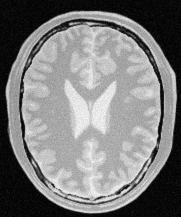
#> input picture assignment 1/image dataset/brain_proton_density_slice.png, 181 x 217 px
$ python Question_2.py
#> lines starting #> are read from the running program, lines starting #| are printed output that depends on the picture; after the words box and inside, x2 and y2 are one past the last pixel; in counts of white or black regions, pixels touching at a corner belong together
import cv2
import matplotlib.pyplot as plt
import numpy as np

# Load the brain proton density image
brain_proton_img = cv2.imread('image dataset/brain_proton_density_slice.png', cv2.IMREAD_GRAYSCALE)
#> brain_proton_img is the input picture: shape (217, 181); min 0, max 251, mean 123.7

# Display image shape
print(f"Image Shape: {brain_proton_img.shape}")
#| Image Shape: (217, 181)

# Define points for white and gray matter
white_matter_point = (130, 150)
gray_matter_point = (140, 95)

# Get pixel intensity values at the selected points
white_matter_intensity = brain_proton_img[white_matter_point[1], white_matter_point[0]]
#> white_matter_intensity = 185
gray_matter_intensity = brain_proton_img[gray_matter_point[1], gray_matter_point[0]]
#> gray_matter_intensity = 190

# Print the pixel intensity values
print(f"White Matter Intensity: {white_matter_intensity}")
#| White Matter Intensity: 185
print(f"Gray Matter Intensity: {gray_matter_intensity}")
#| Gray Matter Intensity: 190

# Function to transform pixel intensities for white and gray matter
def accentuate_matter(image):
    # Create a copy of the image to apply transformations
    transformed_image = np.copy(image)

    # Apply transformation for gray matter (186 <= pixel <= 250)
    gray_matter_mask = (image >= 186) & (image <= 250)
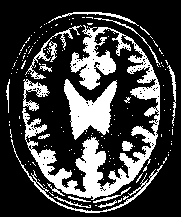
#> gray_matter_mask: shape (217, 181) bool; 25.7% white; 157 white regions (140 under 20 px), largest, box (x1, y1, x2, y2) and area: (22, 25, 160, 200) 5861, (64, 79, 117, 140) 1674, (11, 139, 163, 213) 526
    transformed_image[gray_matter_mask] = np.clip(1.75 * image[gray_matter_mask] + 30, 0, 255)
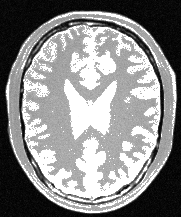
#> transformed_image: shape (217, 181); min 0, max 255, mean 136.8

    # Apply transformation for white matter (150 <= pixel <= 185)
    white_matter_mask = (image >= 150) & (image <= 185)
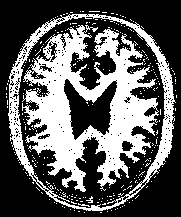
#> white_matter_mask: shape (217, 181) bool; 36.9% white; 288 white regions (285 under 20 px), largest, box (x1, y1, x2, y2) and area: (22, 25, 159, 192) 10357, (8, 14, 176, 211) 3577, (86, 196, 93, 203) 22
    transformed_image[white_matter_mask] = np.clip(1.55 * image[white_matter_mask] + 22.5, 0, 255)
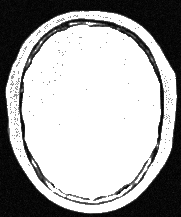
#> transformed_image: shape (217, 181); min 0, max 255, mean 168.6

    return transformed_image, white_matter_mask, gray_matter_mask

# Apply the transformation to the brain image
transformed_brain_img, white_matter_mask, gray_matter_mask = accentuate_matter(brain_proton_img)

# Plot all the results in a single window
fig, axs = plt.subplots(2, 3, figsize=(15, 10))

# Original image
axs[0, 0].imshow(brain_proton_img, cmap='gray')
axs[0, 0].scatter(white_matter_point[0], white_matter_point[1], color='red', label='White Matter')
axs[0, 0].scatter(gray_matter_point[0], gray_matter_point[1], color='blue', label='Gray Matter')
axs[0, 0].legend()
axs[0, 0].set_title("Original Brain Proton Density Image")

# Transformed image
axs[0, 1].imshow(transformed_brain_img, cmap='gray')
axs[0, 1].set_title("Transformed Brain Image")

# White matter mask
axs[0, 2].imshow(white_matter_mask, cmap='gray')
axs[0, 2].set_title("White Matter Mask")

# Gray matter mask
axs[1, 0].imshow(gray_matter_mask, cmap='gray')
axs[1, 0].set_title("Gray Matter Mask")

# Intensity transformation curves
x_vals = np.arange(0, 256)  # Intensity range (0-255)

# Apply the transformation only within specific ranges
white_matter_transformed = np.array([1.55 * x + 22.5 if 150 <= x <= 185 else x for x in x_vals])
gray_matter_transformed = np.array([1.75 * x + 30 if 186 <= x <= 250 else x for x in x_vals])

# Plot intensity transformation curves
axs[1, 1].plot(x_vals, white_matter_transformed, label='White Matter Transformation', color='blue')
axs[1, 1].plot(x_vals, gray_matter_transformed, label='Gray Matter Transformation', color='green')
axs[1, 1].plot(x_vals, x_vals, label='Original Intensity', linestyle='--', color='red')  # Identity line
axs[1, 1].set_title('Intensity Transformations')
axs[1, 1].set_xlabel('Original Intensity')
axs[1, 1].set_ylabel('Transformed Intensity')
axs[1, 1].legend()
axs[1, 1].grid(True)

# Hide the empty subplot
axs[1, 2].axis('off')

# Adjust layout for better spacing
plt.tight_layout()
plt.show()
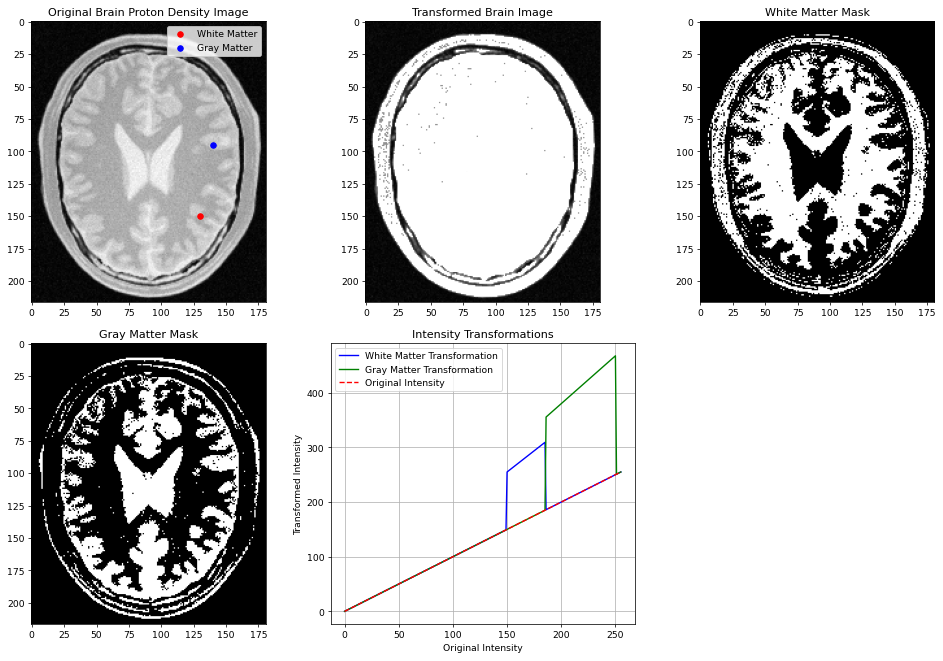
#> figure drawn by matplotlib, 5 panels; panel 5: curve peaks at x = 185, y = 309.2; panel 5: curve peaks at x = 250, y = 467.5; panel 5: curve peaks at x = 255, y = 255
